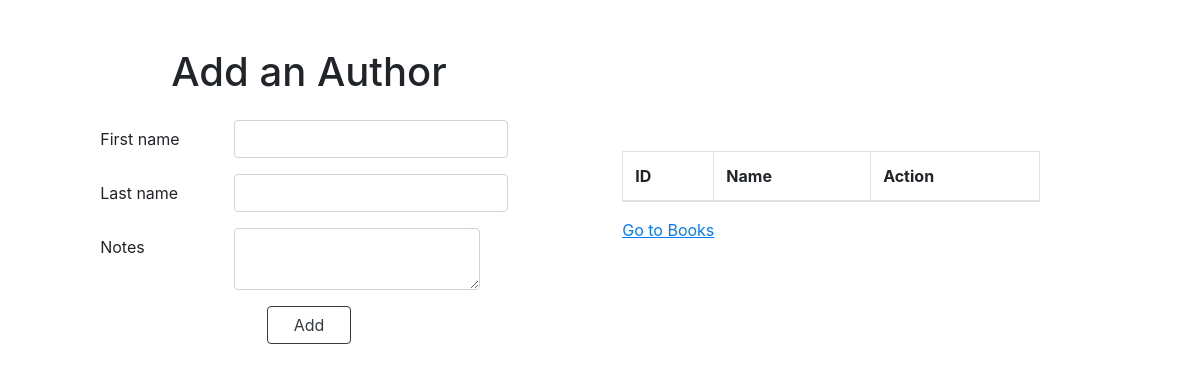
The app's page /authors, older data.
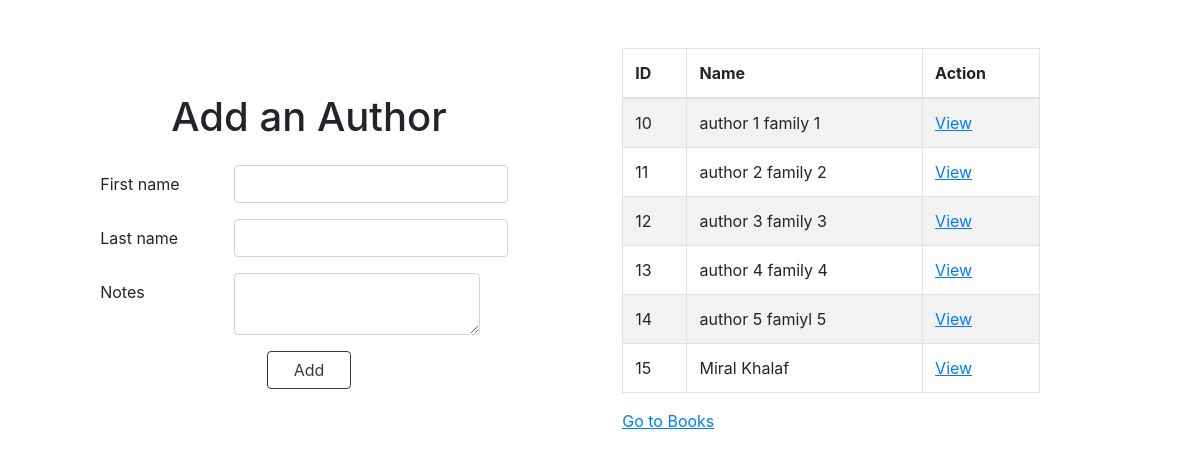
The same page, newer data.
### authors/models.py (models this page shows)
class Author(models.Model):
    first_name = models.CharField(max_length=255)
    last_name = models.CharField(max_length=255)
    notes = models.TextField()
    created_at = models.DateTimeField(auto_now_add=True)
    updated_at = models.DateTimeField(auto_now=True)

### authors/views.py (the view)
# urls.py: path('authors', views.index),
def index(request):
    context = {
        'authors': Author.objects.all()
    }
    return render(request, 'authors.html', context)

### authors/templates/authors.html (shortened to what this page needs)
<!DOCTYPE html>
<html lang="en">
<head>
    <link rel="stylesheet" href="https://cdn.jsdelivr.net/npm/bootstrap@4.3.1/dist/css/bootstrap.min.css">
</head>
<body>
    <div class="container d-inline-flex flex-wrap justify-content-around align-items-center p-5 mb-5">
    <section class="author-form">
        <h1 class="text-center mb-4">Add an Author</h1>
        <form action="/authors/add_author" method="post">
            <div class="form-group row">
                <label for="first_name" class="col-4 col-form-label">First name</label>
                <div>
                  <input type="text" class="form-control" id="first_name" name="first_name">
                </div>
              </div>
              <div class="form-group row">
                <label for="last_name" class="col-4 col-form-label">Last name</label>
                <div>
                  <input type="text" class="form-control" id="last_name" name="last_name">
                </div>
              </div>
              <div class="form-group row">
                <label for="author_notes" class="col-4 col-form-label">Notes</label>
                <div>
                <textarea name="author_notes" class="form-control" id="author_notes"></textarea>
                </div>
              </div>
              <div class="text-center ">
              <button class="btn btn-outline-dark">Add</button>
            </div>
        </form>
    </section>
    <section class="author-table">
        <table class="table table-striped table-bordered">
            <thead>
              <tr>
                <th scope="col">ID</th>
                <th scope="col">Name</th>
                <th scope="col">Action</th>
              </tr>
            </thead>
            <tbody>
                {% for author in authors %}
                <tr>
                    <td>{{ author.id }}</td>
                    <td>{{ author.first_name }} {{ author.last_name }}</td>
                    <td>
                        <a href="/authors/{{author.id}}"><u>View</u></a>
                    </td>
                </tr>
                {% endfor %}
            </tbody>
          </table>
          <a href="/books"><u>Go to Books</u></a>
    </section>
</div>
</body>
</html>

Row changes from the older to the newer data that the page shows:
added Author: id "10", first_name "author 1", last_name "family 1"
added Author: id "11", first_name "author 2", last_name "family 2"
added Author: id "12", first_name "author 3", last_name "family 3"
added Author: id "13", first_name "author 4", last_name "family 4"
added Author: id "14", first_name "author 5", last_name "famiyl 5"
added Author: id "15", first_name "Miral", last_name "Khalaf"
